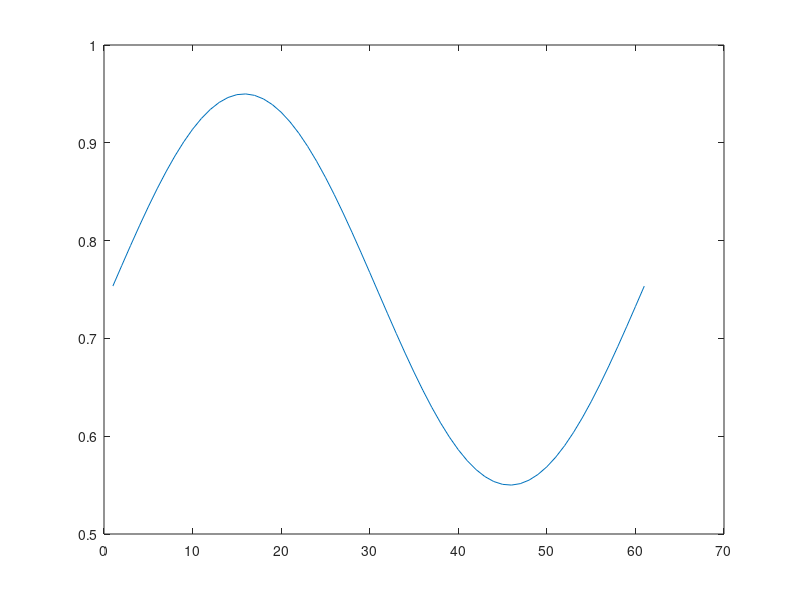

Reproduce this figure in MATLAB. (Note: this script raises an error after producing the figure.)
% analyze_reachArea.m

% Loads cleanData.mat file generated from cleanData.m
% Analyzes normalized reach area data time-locked to when participants lifted their finger off the start position

% Requires functions:
    % sine5Cost.m
    % sine61Cost.m
    % fminsearchbnd.m
        % https://www.mathworks.com/matlabcentral/fileexchange/8277-fminsearchbnd-fminsearchcon
    % Circular Statistics Toolbox for MATLAB
        % https://www.mathworks.com/matlabcentral/fileexchange/10676-circular-statistics-toolbox-directional-statistics

% Nathan Wispinski (nathan3@ualberta.ca)
% July 2020

%% Housekeeping
clear all; close all; clc;

% Add fminsearchbnd folder to path
disp("Adding fminsearchbnd folder to path.")
addpath('fminsearchbnd\')

% Add CircStat2012a folder to path
disp("Adding CircStat2012a folder to path.")
addpath('CircStat2012a\')

% Enter location of .mat files saved from cleanData.m script
workingDir = pwd;
cd(workingDir);

% Load cleaned data
load('cleanData.mat');

%% Description of variables from cleanData.mat

% allMT [#of Participants x #of trials]
    % Time from finger lift to screen touch (seconds)
% allRT [#of Participants x #of trials]
    % Time from go cue beep to finger lift (seconds)
% correct [#of Participants x #of trials]
    % Whether participant touched the correct filled-in target
    % (0=incorrect, 1=correct)
% endPos_collapsed [#of Participants x #of trials]
    % Where the cue stopped when participants lifted their finger
    % Converted to 1-61 circle points, where 1=100% , 30=50%, 61=100%
    % Dictated target probability
% trigPos_collapsed [#of Participants x #of trials]
    % Where the cue was when the go beep occured
    % Converted to 1-5 circle trigger points, where 1=100% , 3=50%, 5=100%
% vertOrHorzTargets [#of Participants x #of trials]
    % Whether targets were arranged vertically or horizontally on a trial
    % (0=Vertical, 1=Horizontal)
% reachAreaNorm [#of Participants x #of trials]
    % Single-trial 2D reach area between trajectory and a straight line
    % between start position and average endpoint for the correct target
    % Calculated on 2D plane of interest (vertical or horizontal)
    % Z-scored within participants for each of the potential target
    % directions (i.e., left/right/up/down)
    % Only calculated for correct trials
% rotCond [#of Participants x #of trials]
    % Which rotation condition the cue was on that trial
    % (0=Clockwise, 1=CounterClockwise, 2=Stationary)
% experiment [1 x #of Participants]
    % Which experiment this subject took part in
    % (1=Box, 2=Arrow)
% numSubs_total [double]
    % Total number of subjects used in final analysis
% maxTrials [double]
    % The maximum number of trials a participant could take part in


%% Sine wave model analysis description

% These data are well-described by a sine wave; the cue (box or arrow)
% rotates around a circle, and so the the probability of each target
% fluctuates over time in a sinusoid pattern with fixed frequency 180 deg/s.

% We can fit a sine wave model to single-trial datapoints in each condition for each subject.
% Then the data become 3 fitted sine wave parameters for each condition for each subject.
% We can think of this as a dimensionality reduction technique (e.g., PCA).
% Then we can statistically compare the sine wave parameters that describe these data.

%% Setup sine wave model

% Example initial parameters for sine wave function
% Fixed frequency/period parameter of 180 deg/s
b(1) = 0.75; % sineMean (i.e., vertical shift)
b(2) = 0.2; % sineRange (i.e., amplitude)
b(3) = deg2rad(1); % sineShift (i.e., phase)

% Sine function to fit (61 discrete points from 0pi to 2pi - to line up with data)
sine61Out = @(b) b(1) + (b(2)*sin(b(3) + (linspace(0,2*pi,61)) ));

% Plot example sine wave
figure; plot(1:61,sine61Out(b));


%% Variables for normalized reach area and corresponding circle position
% Get normalized reach area for each trial
% Also note corresponding circle position (1:61)
% [2xTrials] matrix for each person for each condition
    % Note: 96 is max # of trials per condition (e.g., vertical and clockwise)

% Initialize matrices for single-trial data
area_VertStat = nan(numSubs_total,2,96);
area_VertCW = nan(numSubs_total,2,96);
area_VertCCW = nan(numSubs_total,2,96);
area_HorzStat = nan(numSubs_total,2,96);
area_HorzCW = nan(numSubs_total,2,96);
area_HorzCCW = nan(numSubs_total,2,96);

for sub = 1:numSubs_total
        % Vertical stationary
        idx = vertOrHorzTargets(sub,:)==0 & rotCond(sub,:)==2 & correct(sub,:)==1;
        area_VertStat(sub,1,1:sum(idx)) = reachAreaNorm(sub,idx);
        area_VertStat(sub,2,1:sum(idx)) = endPos_collapsed(sub,idx);

        % Vertical clockwise
        idx = vertOrHorzTargets(sub,:)==0 & rotCond(sub,:)==0 & correct(sub,:)==1;
        area_VertCW(sub,1,1:sum(idx)) = reachAreaNorm(sub,idx);
        area_VertCW(sub,2,1:sum(idx)) = endPos_collapsed(sub,idx);

        % Vertical counterclockwise
        idx = vertOrHorzTargets(sub,:)==0 & rotCond(sub,:)==1 & correct(sub,:)==1;
        area_VertCCW(sub,1,1:sum(idx)) = reachAreaNorm(sub,idx);
        area_VertCCW(sub,2,1:sum(idx)) = endPos_collapsed(sub,idx);

        % Horizontal stationary
        idx = vertOrHorzTargets(sub,:)==1 & rotCond(sub,:)==2 & correct(sub,:)==1;
        area_HorzStat(sub,1,1:sum(idx)) = reachAreaNorm(sub,idx);
        area_HorzStat(sub,2,1:sum(idx)) = endPos_collapsed(sub,idx);

        % Horizontal clockwise
        idx = vertOrHorzTargets(sub,:)==1 & rotCond(sub,:)==0 & correct(sub,:)==1;
        area_HorzCW(sub,1,1:sum(idx)) = reachAreaNorm(sub,idx);
        area_HorzCW(sub,2,1:sum(idx)) = endPos_collapsed(sub,idx);

        % Horizontal counterclockwise
        idx = vertOrHorzTargets(sub,:)==1 & rotCond(sub,:)==1 & correct(sub,:)==1;
        area_HorzCCW(sub,1,1:sum(idx)) = reachAreaNorm(sub,idx);
        area_HorzCCW(sub,2,1:sum(idx)) = endPos_collapsed(sub,idx);
end


%% Fit sinewave to single-trial datapoints in each condition
% Use fminsearchbnd instead of fminsearch to constrain amplitude parameter to be positive
    % Sometimes instead of shifting 180 degrees, amplitude parameter would switch sign
% NOTE: Parameter fitting should take about 2-5 minutes

% fminsearchbnd options
opts = optimset('fminsearch');
opts.Display = 'off';
LB = [-2 0.01 -inf]; % Lower bound for each parameter
UB = [2 2 inf]; % Upper bound for each parameter
nFits = 100; % Number of fits with random parameters to try

% Initialize matrices for fitted parameters
params_VertStat = nan(numSubs_total,3);
params_VertCW = nan(numSubs_total,3);
params_VertCCW = nan(numSubs_total,3);
params_HorzStat = nan(numSubs_total,3);
params_HorzCW = nan(numSubs_total,3);
params_HorzCCW = nan(numSubs_total,3);

for cond = 1:6
    % Display current progress
    disp(['Fitting Condition: ' num2str(cond) '/6']);
for sub = 1:numSubs_total
    
    % Get data for this condition and subject
    if cond==1
        data = squeeze(area_VertStat(sub,:,:));
    elseif cond==2
        data = squeeze(area_VertCW(sub,:,:));
    elseif cond==3
        data = squeeze(area_VertCCW(sub,:,:));
    elseif cond==4
        data = squeeze(area_HorzStat(sub,:,:));
    elseif cond==5
        data = squeeze(area_HorzCW(sub,:,:));
    elseif cond==6
        data = squeeze(area_HorzCCW(sub,:,:));
    end
    
    % Initialize matrix for several fits
    tmp = NaN(nFits,4);
    for iFit = 1:nFits
        % Get random initial parameters within bounds
        randParams = [rand(1) rand(1)*UB(2) rand(1)*deg2rad(360)];
        % Find sine wave parameters by minimizing least-squares to single-trial data
            % Using sine61Cost.m function
        [s, score] = fminsearchbnd(@(x) sine61Cost(x,data), ...
            randParams,LB,UB,opts);
        tmp(iFit,:) = [s score];
    end
    % Get best fitting set of parameters for this subject/condition combo
    bestFit = find(min(tmp(:,4)));
    
    % Save data for this condition and subject
    if cond==1
        params_VertStat(sub,:) = tmp(bestFit,1:3);
    elseif cond==2
        params_VertCW(sub,:) = tmp(bestFit,1:3);
    elseif cond==3
        params_VertCCW(sub,:) = tmp(bestFit,1:3);
    elseif cond==4
        params_HorzStat(sub,:) = tmp(bestFit,1:3);
    elseif cond==5
        params_HorzCW(sub,:) = tmp(bestFit,1:3);
    elseif cond==6
        params_HorzCCW(sub,:) = tmp(bestFit,1:3);
    end
end
end


%% Calculate R2 values for each condition/participant
% Calculate how much variance is accounted for by the sine wave model
% relative to a straight line through the mean
% sine61Cost() outputs the sum of squared deviations between sine model and data

% Initialize r2 matrix
r2_values = nan(numSubs_total,6);

for sub = 1:numSubs_total
    % Horizontal Stationary
    SSModel = sine61Cost(params_HorzStat(sub,:),squeeze(area_HorzStat(sub,:,:)));
    SSTotal = nansum((squeeze(area_HorzStat(sub,1,:)) - nanmean(squeeze(area_HorzStat(sub,1,:)))).^2);
    r2_values(sub,1) = 1-(SSModel/SSTotal);
    
    % Horizontal Clockwise
    SSModel = sine61Cost(params_HorzCW(sub,:),squeeze(area_HorzCW(sub,:,:)));
    SSTotal = nansum((squeeze(area_HorzCW(sub,1,:)) - nanmean(squeeze(area_HorzCW(sub,1,:)))).^2);
    r2_values(sub,2) = 1-(SSModel/SSTotal);
    
    % Horizontal Counterclockwise
    SSModel = sine61Cost(params_HorzCCW(sub,:),squeeze(area_HorzCCW(sub,:,:)));
    SSTotal = nansum((squeeze(area_HorzCCW(sub,1,:)) - nanmean(squeeze(area_HorzCCW(sub,1,:)))).^2);
    r2_values(sub,3) = 1-(SSModel/SSTotal);
    
    % Vertical Stationary
    SSModel = sine61Cost(params_VertStat(sub,:),squeeze(area_VertStat(sub,:,:)));
    SSTotal = nansum((squeeze(area_VertStat(sub,1,:)) - nanmean(squeeze(area_VertStat(sub,1,:)))).^2);
    r2_values(sub,4) = 1-(SSModel/SSTotal);
    
    % Vertical Clockwise
    SSModel = sine61Cost(params_VertCW(sub,:),squeeze(area_VertCW(sub,:,:)));
    SSTotal = nansum((squeeze(area_VertCW(sub,1,:)) - nanmean(squeeze(area_VertCW(sub,1,:)))).^2);
    r2_values(sub,5) = 1-(SSModel/SSTotal);
    
    % Vertical Counterclockwise
    SSModel = sine61Cost(params_VertCCW(sub,:),squeeze(area_VertCCW(sub,:,:)));
    SSTotal = nansum((squeeze(area_VertCCW(sub,1,:)) - nanmean(squeeze(area_VertCCW(sub,1,:)))).^2);
    r2_values(sub,6) = 1-(SSModel/SSTotal);
end


%% Save R2 values to csv (if desired)
csvwrite('R2_reachArea.csv',r2_values);


%% Convert Phase parameter estimates to [0 360]
% fminsearchbnd Phase bounds are [-inf inf] to prevent estimates converging to bounds
    % We let Phase vary unconstrained, and then convert back to [0 360]
% Find all phase parameters greater than 2pi or less than 0pi
% Wrap around so they fall in [0pi 2pi]

% Horizontal Stationary
idx = params_HorzStat(:,3)>deg2rad(360) | params_HorzStat(:,3)<0;
params_HorzStat(idx,3) = mod(params_HorzStat(idx,3),deg2rad(360));

% Horizontal Clockwise
idx = params_HorzCW(:,3)>deg2rad(360) | params_HorzCW(:,3)<0;
params_HorzCW(idx,3) = mod(params_HorzCW(idx,3),deg2rad(360));

% Horizontal Counterclockwise
idx = params_HorzCCW(:,3)>deg2rad(360) | params_HorzCCW(:,3)<0;
params_HorzCCW(idx,3) = mod(params_HorzCCW(idx,3),deg2rad(360));

% Vertical Stationary
idx = params_VertStat(:,3)>deg2rad(360) | params_VertStat(:,3)<0;
params_VertStat(idx,3) = mod(params_VertStat(idx,3),deg2rad(360));

% Vertical Clockwise
idx = params_VertCW(:,3)>deg2rad(360) | params_VertCW(:,3)<0;
params_VertCW(idx,3) = mod(params_VertCW(idx,3),deg2rad(360));

% Vertical Counterclockwise
idx = params_VertCCW(:,3)>deg2rad(360) | params_VertCCW(:,3)<0;
params_VertCCW(idx,3) = mod(params_VertCCW(idx,3),deg2rad(360));


%% Plot distributions of parameters over 6 conditions
% Add jitter to x coordinate for display purposes
% Stationary = Black
% Clockwise = Blue
% Counterclockwise = Red
% Horizontal = First 3
% Vertical = Last 3

% Make a new figure
figure; hold on;
% Plot Mean parameter estimates
subplot(1,3,1); hold on;
scatter((0.5.*rand(1,numSubs_total))+0.75,params_HorzStat(:,1),'k','filled','MarkerEdgeColor','k');
scatter((0.5.*rand(1,numSubs_total))+1.75,params_HorzCW(:,1),'b','filled','MarkerEdgeColor','k');
scatter((0.5.*rand(1,numSubs_total))+2.75,params_HorzCCW(:,1),'r','filled','MarkerEdgeColor','k');
scatter((0.5.*rand(1,numSubs_total))+4.75,params_VertStat(:,1),'k','filled','MarkerEdgeColor','k');
scatter((0.5.*rand(1,numSubs_total))+5.75,params_VertCW(:,1),'b','filled','MarkerEdgeColor','k');
scatter((0.5.*rand(1,numSubs_total))+6.75,params_VertCCW(:,1),'r','filled','MarkerEdgeColor','k');
ylim([-1 1]);
xlim([0.5 7.5]);
title('Mean');
set(gca,'LineWidth',1.5);
set(gca,'FontSize',20);
yticks([-0.5 0 0.5]); yticklabels({'-0.5' '0' '0.5'});
xticks([2 6]); xticklabels({'H' 'V'});

% Plot Amplitude parameter estimates
subplot(1,3,2); hold on;
scatter((0.5.*rand(1,numSubs_total))+0.75,params_HorzStat(:,2),'k','filled','MarkerEdgeColor','k');
scatter((0.5.*rand(1,numSubs_total))+1.75,params_HorzCW(:,2),'b','filled','MarkerEdgeColor','k');
scatter((0.5.*rand(1,numSubs_total))+2.75,params_HorzCCW(:,2),'r','filled','MarkerEdgeColor','k');
scatter((0.5.*rand(1,numSubs_total))+4.75,params_VertStat(:,2),'k','filled','MarkerEdgeColor','k');
scatter((0.5.*rand(1,numSubs_total))+5.75,params_VertCW(:,2),'b','filled','MarkerEdgeColor','k');
scatter((0.5.*rand(1,numSubs_total))+6.75,params_VertCCW(:,2),'r','filled','MarkerEdgeColor','k');
ylim([0 2]);
xlim([0.5 7.5]);
title('Amplitude');
set(gca,'LineWidth',1.5);
set(gca,'FontSize',20);
yticks([0 1 2]); yticklabels({'0' '1' '2'});
xticks([2 6]); xticklabels({'H' 'V'});

% Plot Phase parameter estimates
subplot(1,3,3); hold on;
scatter((0.5.*rand(1,numSubs_total))+0.75,params_HorzStat(:,3),'k','filled','MarkerEdgeColor','k');
scatter((0.5.*rand(1,numSubs_total))+1.75,params_HorzCW(:,3),'b','filled','MarkerEdgeColor','k');
scatter((0.5.*rand(1,numSubs_total))+2.75,params_HorzCCW(:,3),'r','filled','MarkerEdgeColor','k');
scatter((0.5.*rand(1,numSubs_total))+4.75,params_VertStat(:,3),'k','filled','MarkerEdgeColor','k');
scatter((0.5.*rand(1,numSubs_total))+5.75,params_VertCW(:,3),'b','filled','MarkerEdgeColor','k');
scatter((0.5.*rand(1,numSubs_total))+6.75,params_VertCCW(:,3),'r','filled','MarkerEdgeColor','k');
% Plot expected phase
plot([0.5 7.5],[deg2rad(270) deg2rad(270)],'k--','LineWidth',2);
% Plotting options
ylim([deg2rad(0) deg2rad(360)]);
xlim([0.5 7.5]);
title('Phase');
set(gca,'LineWidth',1.5);
set(gca,'FontSize',20);
yticks([0 1*pi 2*pi]); yticklabels({'0' '180' '360'});
xticks([2 6]); xticklabels({'H' 'V'});

% Plotting options
set(gcf,'color','w');


%% Save figure (if desired)
saveas(gcf,'parameters_reachArea.pdf'); % As .pdf for vector graphics


%% Make a figure to demonstrate single-trial sine wave fitting
% For example, let's plot Subject 11's normalized reach area data from all
% their Horizontal Clockwise trials

sub = 11; % Pick a subject to plot
scatterSize = 70; % Size of scatter plot points

% Make a new figure
figure; hold on;
scatter(squeeze(area_HorzCW(sub,2,:)),squeeze(area_HorzCW(sub,1,:)),scatterSize,'b','filled','MarkerEdgeColor','k');
plot(1:61,sine61Out(params_HorzCW(sub,:)),'Color','k','LineWidth',1);
% Plotting options
ylim([-2.25 3.25]); xlim([0 62]);
title('Subject 11 Horizontal CW Box');
xticks([1 31 61]); xticklabels({'100%' '50%' '100%'});
yticks([-2 0 2]); yticklabels({'-2' '0' '2'});
xlabel('Target Validity');
set(gca,'LineWidth',1.5);
set(gca,'FontSize',20);
set(gcf,'color','w');


%% Save figure (if desired)
saveas(gcf,'singleTrialFit_reachArea.pdf'); % As .pdf for vector graphics


%% Arrange data for statistics
% For each fitted sine wave parameter seperately
% [numSubs x 6 conditions]

% Mean parameters for both experiments
area_Mean = ...
[params_HorzStat(:,1) params_HorzCW(:,1) params_HorzCCW(:,1) ...
params_VertStat(:,1) params_VertCW(:,1) params_VertCCW(:,1)];
% Add last column indicating which experiment participant belonged to (Box=1; Arrow=2)
area_Mean(:,end+1) = experiment;

% Amplitude parameters for both experiments
area_Amplitude = ...
[params_HorzStat(:,2) params_HorzCW(:,2) params_HorzCCW(:,2) ...
params_VertStat(:,2) params_VertCW(:,2) params_VertCCW(:,2)];
% Add last column indicating which experiment participant belonged to (Box=1; Arrow=2)
area_Amplitude(:,end+1) = experiment;

% Phase parameters for both experiments
area_Phase = ...
[params_HorzStat(:,3) params_HorzCW(:,3) params_HorzCCW(:,3) ...
params_VertStat(:,3) params_VertCW(:,3) params_VertCCW(:,3)];
% Add last column indicating which experiment participant belonged to (Box=1; Arrow=2)
area_Phase(:,end+1) = experiment;


%% Save .csv files of data for statistics elsewhere (if desired)
csvwrite('area_Mean.csv',area_Mean);
csvwrite('area_Amplitude.csv',area_Amplitude);
csvwrite('area_Phase.csv',area_Phase);


%% Circular statistics for comparing phase
% Get grand average phase parameter estimate (collapsing across experiment and arrangement)
% Calculate confidence intervals (w/ Bonferroni correction)
% Test if average phase in each condition is different from expected phase
% NOTE: Requires Circular Statistics Toolbox

% Initialize arrays for test statistics
sigPhase = nan(1,3);
meanPhase = nan(1,3);
upperPhaseCI = nan(1,3);
lowerPhaseCI = nan(1,3);

for cond = 1:3
    % Get phase estimates in this condition
    tmpAngles = circ_mean(area_Phase(:,[cond cond+3])');
    tmpAngles = wrapTo2Pi(tmpAngles);
    % One-sample test for mean angle against expected angle (w/ confidence intervals)
    [sigPhase(cond), meanPhase(cond), upperPhaseCI(cond), lowerPhaseCI(cond)] = ...
        circ_mtest(tmpAngles,deg2rad(270),0.05/(3*3*2));
end
% Wrap angles to 2pi
meanPhase = wrapTo2Pi(meanPhase);
upperPhaseCI = wrapTo2Pi(upperPhaseCI);
lowerPhaseCI = wrapTo2Pi(lowerPhaseCI);


%% Estimate time lag for each phase

% Estimate mean phase for each rotation collapsing across arrangement
meanPhaseStat = meanPhase(1);
meanPhaseCW = meanPhase(2);
meanPhaseCCW = meanPhase(3);

% Get difference from expected phase
diffPhaseStat = meanPhaseStat - deg2rad(270);
diffPhaseCW = meanPhaseCW - deg2rad(270);
diffPhaseCCW = meanPhaseCCW - deg2rad(270);

% Convert to degrees
diffPhaseStat = rad2deg(diffPhaseStat);
diffPhaseCW = rad2deg(diffPhaseCW);
diffPhaseCCW = rad2deg(diffPhaseCCW);

% Convert degrees to time estimate (stimulus rotates at 180deg/s)
disp(diffPhaseStat/180);
disp(diffPhaseCW/180);
disp(diffPhaseCCW/180);


%% Pairwise comparisons between phase estimates
% Conduct a one-sample circular t-test on the paired differences in each condition

% Initialize arrays for test statistics
sigPhase_paired = nan(3,3);
meanPhase_paired = nan(3,3);
upperPhaseCI_paired = nan(3,3);
lowerPhaseCI_paired = nan(3,3);

for cond = 1:3
    for cond2 = 1:3

    % Get phase estimates in this condition
    tmpAngles1 = wrapTo2Pi(circ_mean([area_Phase(:,cond) area_Phase(:,cond+3)]'));
    % Get phase estimates in another condition
    tmpAngles2 = wrapTo2Pi(circ_mean([area_Phase(:,cond2) area_Phase(:,cond2+3)]'));
    % Get paired difference of angles
    diffAngles = tmpAngles1 - tmpAngles2;
    % One-sample test for angle difference vs. 0 (w/ confidence intervals)
    [sigPhase_paired(cond,cond2), meanPhase_paired(cond,cond2), ...
        upperPhaseCI_paired(cond,cond2), lowerPhaseCI_paired(cond,cond2)] = ...
        circ_mtest(diffAngles,deg2rad(0),0.05/(3*3*2));
    end
end


%% Make a polar plot
% Average Horizontal and Vertical average phases and upper and lower CI estimates

% Dimensions of the circle to plot
r = 1; % Radius
ang = [0:0.01:2*pi 0]; % Angular points to plot

% Make a new figure
figure; hold on;

% CI patches (corrected for multiple comparisons)
% Stationary
xp = [0 r*cos(linspace(lowerPhaseCI(1)+pi,upperPhaseCI(1)+pi,100)) 0];
yp = [0 r*sin(linspace(lowerPhaseCI(1)+pi,upperPhaseCI(1)+pi,100)) 0];
patch(xp,yp,'k','EdgeColor','None');
% Clockwise
xp = [0 r*cos(linspace(lowerPhaseCI(2)+pi,upperPhaseCI(2)+pi,100)) 0];
yp = [0 r*sin(linspace(lowerPhaseCI(2)+pi,upperPhaseCI(2)+pi,100)) 0];
patch(xp,yp,'b','EdgeColor','None');
% Counterclockwise
xp = [0 r*cos(linspace(lowerPhaseCI(3)+pi,upperPhaseCI(3)+pi,100)) 0];
yp = [0 r*sin(linspace(lowerPhaseCI(3)+pi,upperPhaseCI(3)+pi,100)) 0];
patch(xp,yp,'r','EdgeColor','None');

% Plot mean angles of stationary, CW, and CCW
% Stationary
xp = r*cos(meanPhase(1)+pi);
yp = r*sin(meanPhase(1)+pi);
plot([0 xp],[0 yp],'k','LineWidth',2);
% Clockwise
xp = r*cos(meanPhase(2)+pi);
yp = r*sin(meanPhase(2)+pi);
plot([0 xp],[0 yp],'b','LineWidth',2);
% Counterclockwise
xp = r*cos(meanPhase(3)+pi);
yp = r*sin(meanPhase(3)+pi);
plot([0 xp],[0 yp],'r','LineWidth',2);

% Plot expected angle as dotted line
xp = r*cos(deg2rad(270)+pi);
yp = r*sin(deg2rad(270)+pi);
plot([0 xp],[0 yp+0.2],'k--','LineWidth',2);
% Plot a circle
xp = r*cos(ang);
yp = r*sin(ang);
plot(xp,yp,'k','LineWidth',3);
% Plotting options
alpha(0.3); % Set patch transparency
set(gca,'LineWidth',1.5);
set(gca,'FontSize',20);
axis off; axis equal;
set(gcf,'color','w');


%% Save polar plot of phase parameters
saveas(gcf,'reachArea_Phase.pdf'); % As .pdf for vector graphics


%% Average parameters to get average sine wave for each Rotation condition

% Collapse parameters across target arrangement conditions (Horizontal/Vertical)
stat_params = [params_HorzStat; params_VertStat];
CW_params = [params_HorzCW; params_VertCW];
CCW_params = [params_HorzCCW; params_VertCCW];

% Average parameters in each rotation condition
avg_statParams = [mean(stat_params(:,1)) mean(stat_params(:,2)) mod(circ_mean(stat_params(:,3)),deg2rad(360))];
avg_CWParams = [mean(CW_params(:,1)) mean(CW_params(:,2)) mod(circ_mean(CW_params(:,3)),deg2rad(360))];
avg_CCWParams = [mean(CCW_params(:,1)) mean(CCW_params(:,2)) mod(circ_mean(CCW_params(:,3)),deg2rad(360))];


%% Plot all individual sine models for each rotation condition
scatterSize = 100;
sineColor = [0.7 0.7 0.7];

% Make a figure
figure; hold on;

% Plot Stationary models
subplot(1,3,1); hold on;
% Plot all individual model fits from stationary conditions
for sub = 1:numSubs_total
    plot(linspace(1,5,61),sine61Out(params_HorzStat(sub,:)),'Color',sineColor);
end
for sub = 1:numSubs_total
    plot(linspace(1,5,61),sine61Out(params_VertStat(sub,:)),'Color',sineColor);
end
% Plot average model
plot(linspace(1,5,61),sine61Out(avg_statParams),'Color','k','LineWidth',2);
% Plotting options
ylim([-1.5 1.5]); xlim([0.9 5.1]);
title('Stationary');
xticks([1 3 5]); xticklabels({'100%' '50%' '100%'});
yticks([-1 0 1]); yticklabels({'-1' '0' '1'});
xlabel('Target Validity');
set(gca,'LineWidth',1.5);
set(gca,'FontSize',20);

% Plot CW data and models
subplot(1,3,2); hold on;
% Plot all individual model fits from stationary conditions
for sub = 1:numSubs_total
    plot(linspace(1,5,61),sine61Out(params_HorzCW(sub,:)),'Color',sineColor);
end
for sub = 1:numSubs_total
    plot(linspace(1,5,61),sine61Out(params_VertCW(sub,:)),'Color',sineColor);
end
% Plot average model
plot(linspace(1,5,61),sine61Out(avg_CWParams),'Color','b','LineWidth',2);
% Plotting options
ylim([-1.5 1.5]); xlim([0.9 5.1]);
title('CW');
xticks([1 3 5]); xticklabels({'100%' '50%' '100%'});
yticks([-1 0 1]); yticklabels({'-1' '0' '1'});
xlabel('Target Validity');
set(gca,'LineWidth',1.5);
set(gca,'FontSize',20);

% Plot CCW data and models
subplot(1,3,3); hold on;
% Plot all individual model fits from stationary conditions
for sub = 1:numSubs_total
    plot(linspace(1,5,61),sine61Out(params_HorzCCW(sub,:)),'Color',sineColor);
end
for sub = 1:numSubs_total
    plot(linspace(1,5,61),sine61Out(params_VertCCW(sub,:)),'Color',sineColor);
end
% Plot average model
plot(linspace(1,5,61),sine61Out(avg_CCWParams),'Color','r','LineWidth',2);
% Plotting options
ylim([-1.5 1.5]); xlim([0.9 5.1]);
title('CCW');
xticks([1 3 5]); xticklabels({'100%' '50%' '100%'});
yticks([-1 0 1]); yticklabels({'-1' '0' '1'});
xlabel('Target Validity');
set(gca,'LineWidth',1.5);
set(gca,'FontSize',20);

% Plotting options
set(gcf,'color','w');


%% Save figure
saveas(gcf,'reachArea.pdf'); % As .pdf for vector graphics

